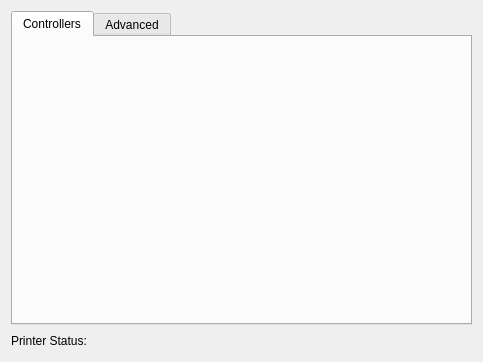
<?xml version="1.0" encoding="UTF-8"?>
<ui version="4.0">
 <class>AtCoreInstanceWidget</class>
 <widget class="QWidget" name="AtCoreInstanceWidget">
  <property name="geometry">
   <rect>
    <x>0</x>
    <y>0</y>
    <width>483</width>
    <height>362</height>
   </rect>
  </property>
  <layout class="QVBoxLayout" name="verticalLayout_2">
   <item>
    <layout class="QHBoxLayout" name="mainToolBarLayout"/>
   </item>
   <item>
    <layout class="QHBoxLayout" name="toolBarLayout"/>
   </item>
   <item>
    <widget class="QTabWidget" name="mainTab">
     <property name="currentIndex">
      <number>0</number>
     </property>
     <widget class="QWidget" name="tabWidgetPage1">
      <attribute name="title">
       <string>Controllers</string>
      </attribute>
      <layout class="QVBoxLayout" name="controlTabLayout">
       <item>
        <widget class="PrintProgressWidget" name="printProgressWidget" native="true"/>
       </item>
       <item>
       <layout class="QHBoxLayout" name="controlsLayout">
        <item>
            <widget class="BedExtruderWidget" name="bedExtWidget" native="true"/>
        </item>
       </layout>
       </item>
      </layout>
     </widget>
     <widget class="QWidget" name="advancedTab">
      <attribute name="title">
       <string>Advanced</string>
      </attribute>
      <layout class="QVBoxLayout" name="advancedTabLayout">
       <item>
        <widget class="RatesControlWidget" name="ratesControlWidget" native="true"/>
       </item>
       <item>
        <widget class="PushGCodeWidget" name="pushGCodeWidget" native="true"/>
       </item>
      </layout>
     </widget>
    </widget>
   </item>
   <item>
    <layout class="QHBoxLayout" name="horizontalLayout_2">
     <item>
      <widget class="QLabel" name="label_2">
       <property name="text">
        <string>Printer Status:</string>
       </property>
      </widget>
     </item>
     <item>
      <widget class="QLabel" name="lblState">
       <property name="text">
        <string/>
       </property>
      </widget>
     </item>
     <item>
      <spacer name="horizontalSpacer">
       <property name="orientation">
        <enum>Qt::Horizontal</enum>
       </property>
       <property name="sizeHint" stdset="0">
        <size>
         <width>40</width>
         <height>20</height>
        </size>
       </property>
      </spacer>
     </item>
    </layout>
   </item>
  </layout>
 </widget>
 <customwidgets>
  <customwidget>
   <class>PrintProgressWidget</class>
   <extends>QWidget</extends>
   <header>printprogresswidget.h</header>
   <container>1</container>
  </customwidget>
  <customwidget>
   <class>BedExtruderWidget</class>
   <extends>QWidget</extends>
   <header>bedextruderwidget.h</header>
   <container>1</container>
  </customwidget>
  <customwidget>
   <class>PushGCodeWidget</class>
   <extends>QWidget</extends>
   <header>pushgcodewidget.h</header>
   <container>1</container>
  </customwidget>
  <customwidget>
   <class>RatesControlWidget</class>
   <extends>QWidget</extends>
   <header>ratescontrolwidget.h</header>
   <container>1</container>
  </customwidget>
 </customwidgets>
 <resources/>
 <connections/>
</ui>
